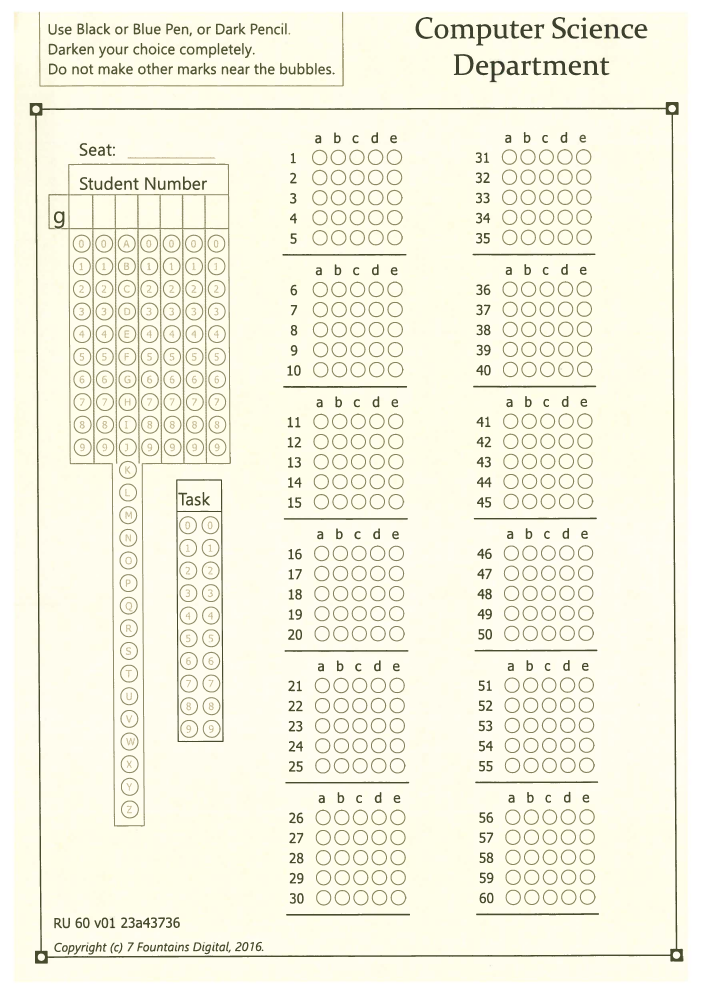
#> input picture lec3/sheet_0.png, 3509 x 4967 px (shown at 1/5 size)
$ python lighting_edge13.py sheet_0.png
#> lines starting #> are read from the running program, lines starting #| are printed output that depends on the picture; after the words box and inside, x2 and y2 are one past the last pixel; in counts of white or black regions, pixels touching at a corner belong together
# reads in a png image and detects edges. Also includes histogram equalization.

import numpy as np  # shortened (used often)
import cv2  # always need this
import sys

# image from command line arg
imgFile = cv2.imread(sys.argv[1], 0)
#> imgFile: shape (4967, 3509); min 22, max 255, mean 241.8
imgFile = cv2.resize(imgFile, (800, 1000))
#> imgFile: shape (1000, 800)
# Create and move windows to set locations
cv2.namedWindow('Orig', cv2.WINDOW_AUTOSIZE)
cv2.namedWindow('gBlur', cv2.WINDOW_AUTOSIZE)

cv2.moveWindow("Orig", 150, 0)
cv2.moveWindow("gBlur", 0, 350)


cv2.imshow('Orig', imgFile)


gBlur = cv2.GaussianBlur(imgFile, (3, 3), 0)
#gBlur = imgFile

normImg = cv2.normalize(gBlur, None, 0, 255, cv2.NORM_MINMAX)
canny = cv2.Canny(normImg, 225, 250)  # tighter threshold
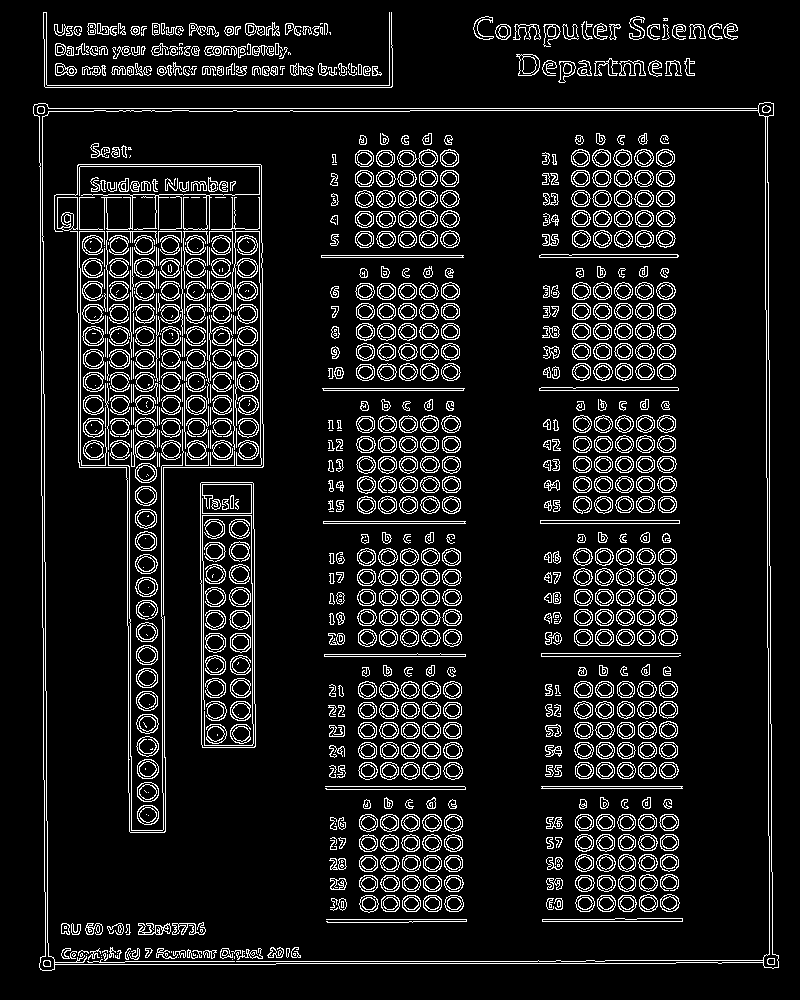
#> canny: shape (1000, 800); 10.1% white in thin lines or dots, all inside (x1, y1, x2, y2) = (33, 12, 779, 971)
canny = cv2.Canny(normImg, 100, 200)
#> canny: shape (1000, 800); 10.5% white in thin lines or dots, all inside (x1, y1, x2, y2) = (33, 11, 779, 971)
cv2.imshow('canny', canny)


equ = cv2.equalizeHist(gBlur)
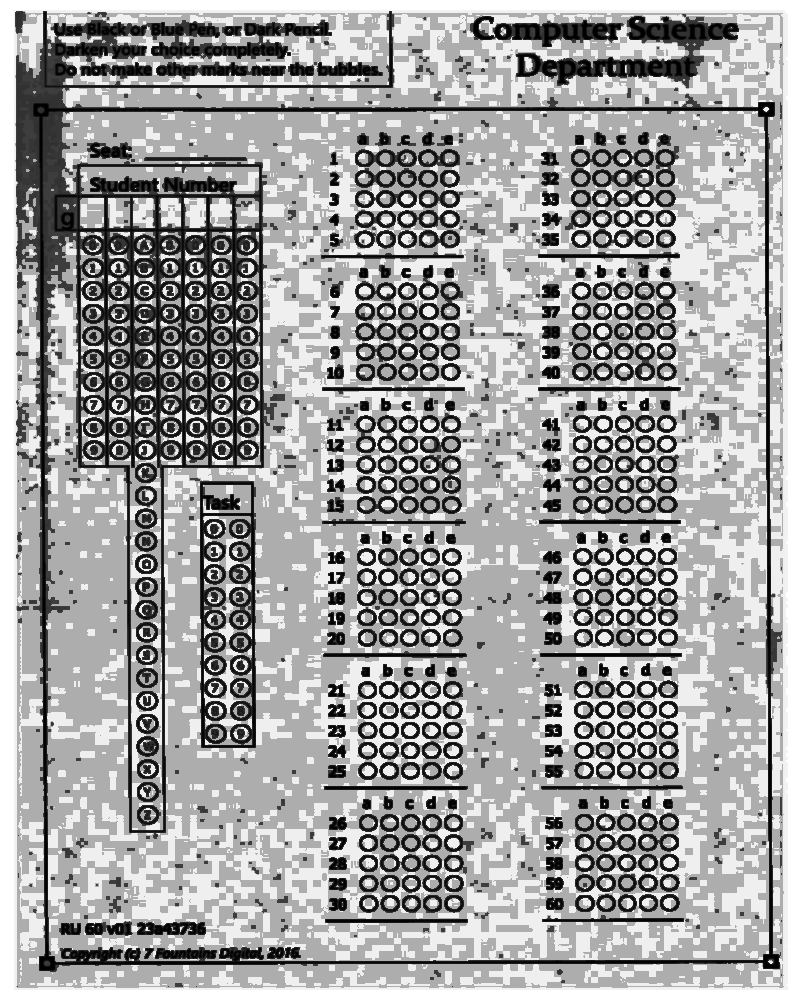
#> equ: shape (1000, 800); min 0, max 255, mean 161.5
canny2 = cv2.Canny(equ, 100, 200)
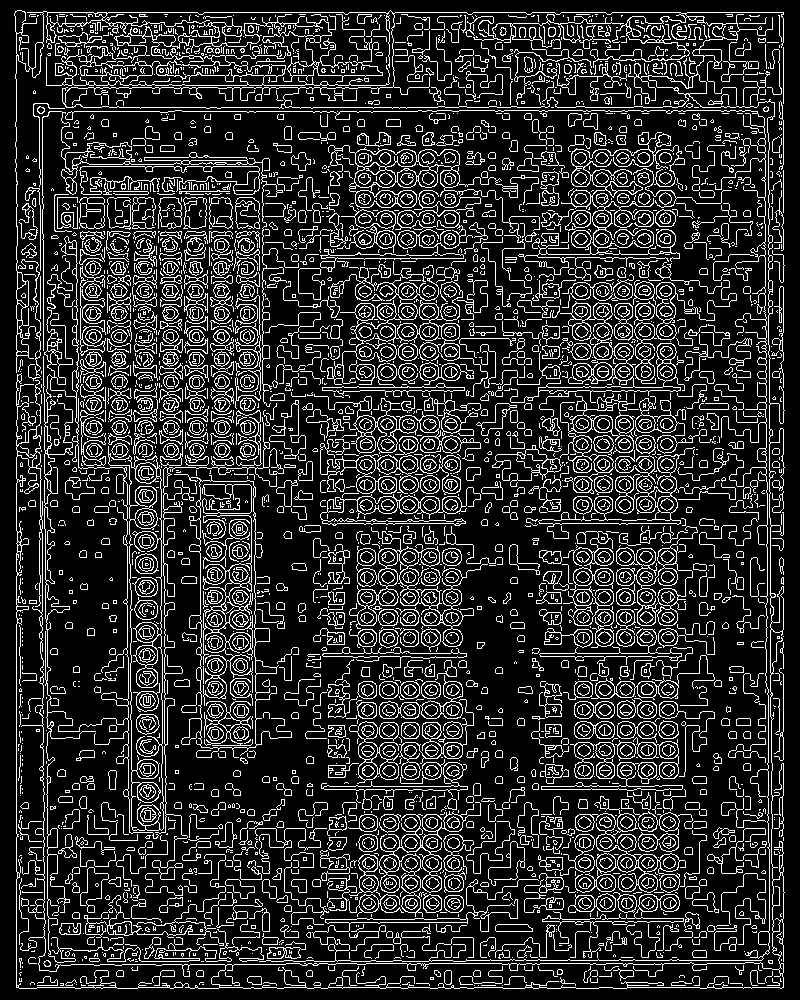
#> canny2: shape (1000, 800); 17.6% white in thin lines or dots

clahe = cv2.createCLAHE(clipLimit=2.0, tileGridSize=(8, 8))
clImg = clahe.apply(gBlur)
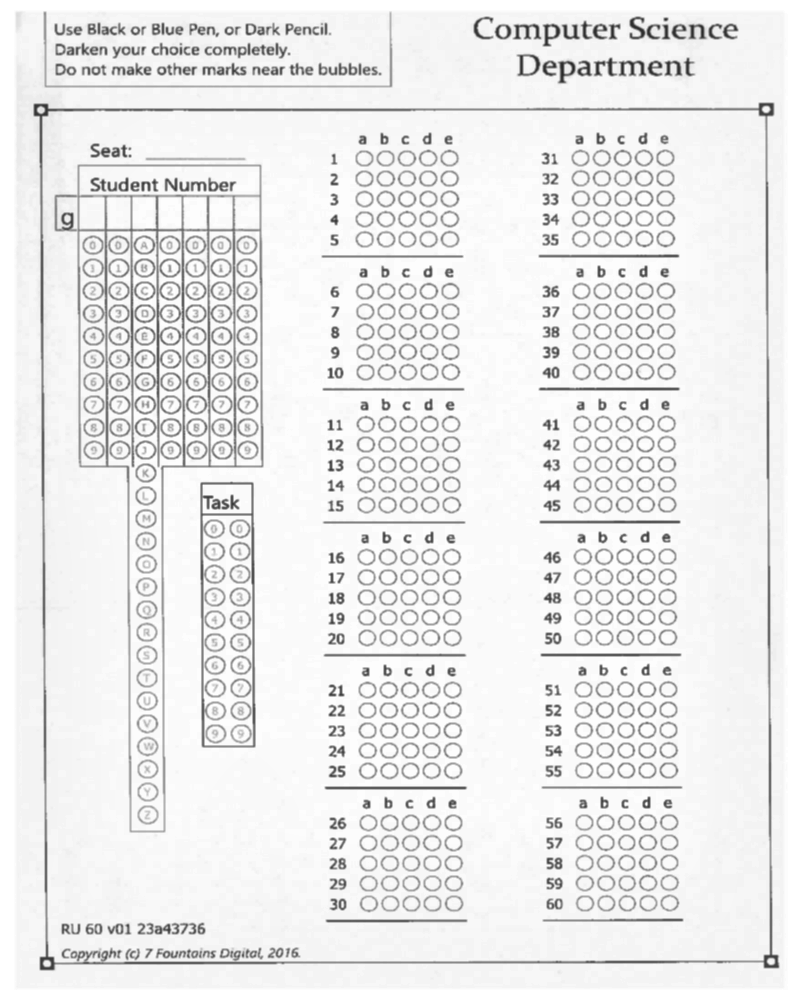
#> clImg: shape (1000, 800); min 39, max 255, mean 235
canny3 = cv2.Canny(clImg, 100, 200)

hStack1 = np.hstack((imgFile, normImg, canny))  # stacking images side-by-side
hStack2 = np.hstack((imgFile, equ, canny2))  # stacking images side-by-side
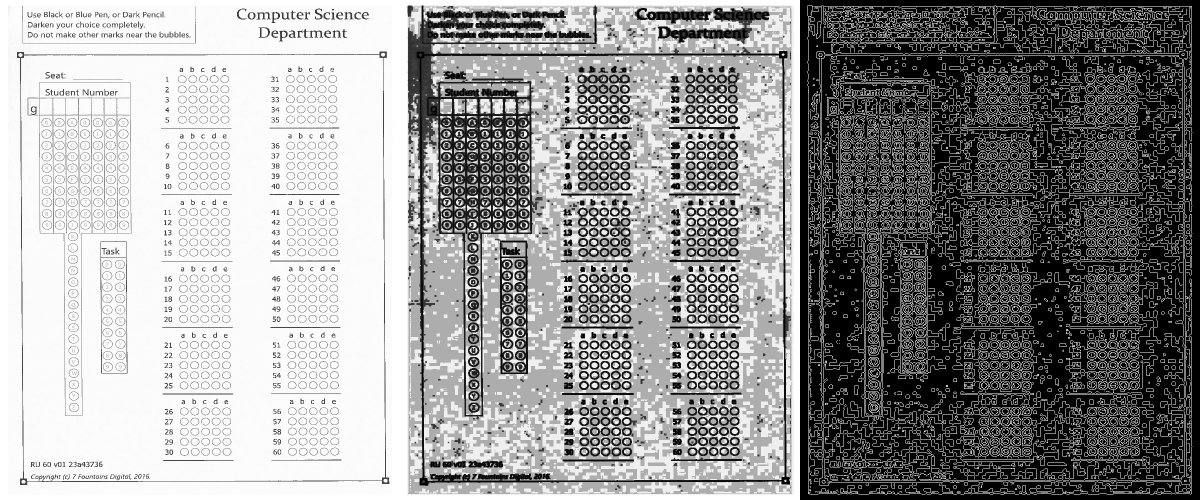
#> hStack2: shape (1000, 2400) (shown at 1/2 size); min 0, max 255, mean 149.4
hStack3 = np.hstack((imgFile, clImg, canny3))  # stacking images side-by-side

fres = np.vstack((hStack1, hStack2, hStack3))  # stacking images side-by-side
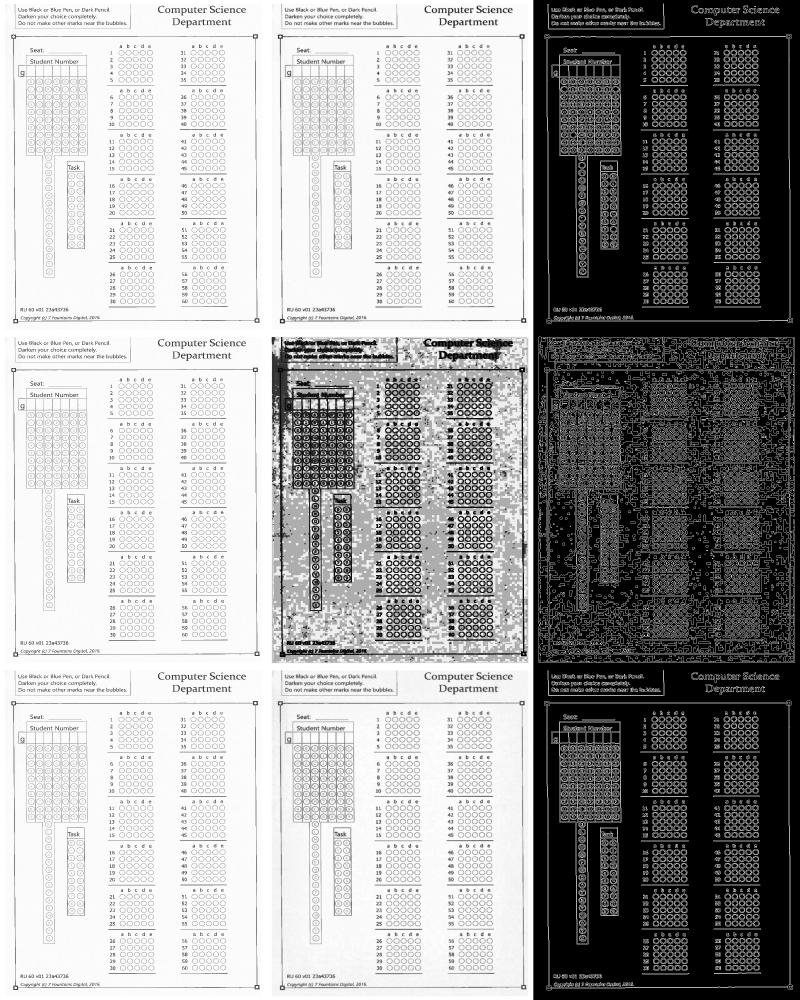
#> fres: shape (3000, 2400) (shown at 1/3 size); min 0, max 255, mean 162.2
cv2.imshow('Conveniently Stacked', fres)

cv2.waitKey(0)
cv2.destroyAllWindows()
